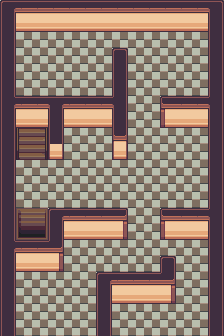

The image is a tile-based game level rendered from a .tmx file. Its description and source (layers, tilesets, objects; grid data summarised) follow:
An orthogonal 14x21 tile map with 16x16 px tiles, 4 tile layers (Tile Layer 1, Tile Layer 2, Tile Layer 3, Above Player), 3 tilesets and 18 objects (13x collision, 5x event).

<map version="1.10" tiledversion="1.11.0" orientation="orthogonal" renderorder="right-down" compressionlevel="0" width="14" height="21" tilewidth="16" tileheight="16" infinite="0" nextlayerid="7" nextobjectid="26">
 <properties>
  <property name="edges" value="clamped" />
  <property name="inside" type="bool" value="true" />
  <property name="map_type" value="dungeon" />
  <property name="scenario" value="xero" />
  <property name="slug" value="omnichannel2" />
 </properties>
 <tileset firstgid="1" source="../gfx/tilesets/core_indoor_floors.tsx" />
 <tileset firstgid="3865" source="../gfx/tilesets/core_indoor_stairs.tsx" />
 <tileset firstgid="6835" source="../gfx/tilesets/core_indoor_walls.tsx" />
 <layer id="1" name="Tile Layer 1" width="14" height="21">
  <data>[294 cells, 294 non-empty, 1 distinct tile ids]</data>
 </layer>
 <layer id="2" name="Tile Layer 2" width="14" height="21">
  <data>[294 cells, 136 non-empty, 26 distinct tile ids]</data>
 </layer>
 <layer id="3" name="Tile Layer 3" width="14" height="21">
  <data>[294 cells, 0 non-empty, 0 distinct tile ids]</data>
 </layer>
 <layer id="4" name="Above Player" width="14" height="21">
  <data>[294 cells, 0 non-empty, 0 distinct tile ids]</data>
 </layer>
 <objectgroup color="#ff0000" id="3" name="Collisions">
  <object id="13" type="collision" x="48" y="128" width="16" height="32" />
  <object id="14" type="collision" x="0" y="0" width="224" height="32" />
  <object id="15" type="collision" x="16" y="96" width="96" height="32" />
  <object id="16" type="collision" x="160" y="96" width="48" height="32" />
  <object id="17" type="collision" x="208" y="32" width="16" height="304" />
  <object id="18" type="collision" x="0" y="32" width="16" height="304" />
  <object id="19" type="collision" x="112" y="48" width="16" height="112" />
  <object id="20" type="collision" x="96" y="272" width="16" height="64" />
  <object id="21" type="collision" x="48" y="208" width="80" height="32" />
  <object id="22" type="collision" x="160" y="208" width="48" height="32" />
  <object id="23" type="collision" x="112" y="272" width="64" height="32" />
  <object id="24" type="collision" x="16" y="240" width="48" height="32" />
  <object id="25" type="collision" x="160" y="256" width="16" height="16" />
 </objectgroup>
 <objectgroup color="#ffff00" id="4" name="Events">
  <object id="6" name="Teleport to Omnichannel 3" type="event" x="16" y="144" width="16" height="16">
   <properties>
    <property name="act10" value="transition_teleport player,omnichannel3.tmx,1,12,0.3" />
    <property name="act20" value="char_face player,up" />
    <property name="cond10" value="is char_at player" />
   </properties>
  </object>
  <object id="7" name="Teleport to Omnichannel 3" type="event" x="32" y="144" width="16" height="16">
   <properties>
    <property name="act10" value="transition_teleport player,omnichannel3.tmx,2,12,0.3" />
    <property name="act20" value="char_face player,up" />
    <property name="cond10" value="is char_at player" />
   </properties>
  </object>
  <object id="9" name="Teleport to Omnichannel 1" type="event" x="32" y="208" width="16" height="16">
   <properties>
    <property name="act10" value="transition_teleport player,omnichannel1.tmx,2,10,0.3" />
    <property name="act20" value="char_face player,down" />
    <property name="cond10" value="is char_at player" />
   </properties>
  </object>
  <object id="10" name="Teleport to Omnichannel 1" type="event" x="16" y="208" width="16" height="16">
   <properties>
    <property name="act10" value="transition_teleport player,omnichannel1.tmx,1,10,0.3" />
    <property name="act20" value="char_face player,down" />
    <property name="cond10" value="is char_at player" />
   </properties>
  </object>
  <object id="11" name="Play Music" type="event" x="0" y="0" width="16" height="16">
   <properties>
    <property name="act10" value="play_music music_omnichannel" />
    <property name="cond10" value="not music_playing music_omnichannel" />
   </properties>
  </object>
 </objectgroup>
</map>
